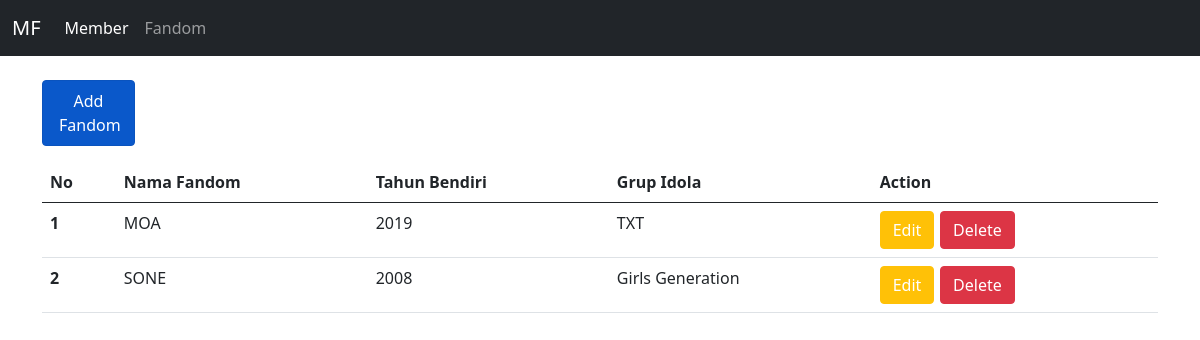
The page /source_code/fandom.php on the database its author committed.
### tables this page shows
CREATE TABLE `fandom` (
  `id_fandom` int(11) NOT NULL,
  `nama_fandom` varchar(255) NOT NULL,
  `tahun_dibentuk` varchar(5) NOT NULL,
  `grup_idola` varchar(255) NOT NULL
);

### source_code/controllers/Fandom.controller.php (called while the page is built, shortened)
<?php
include_once("views/Fandom.view.php");
class FandomController {
  private $fandom;
  function __construct(){
    $this->fandom = new Fandom(Conf::$db_host, Conf::$db_user, Conf::$db_pass, Conf::$db_name);
  }
  public function index() {
    $this->fandom->open();
    $this->fandom->getFandom();
    $data = array();
    while($row = $this->fandom->getResult()){
      array_push($data, $row);
    }
    $view = new FandomView();
    $view->render($data);
  }
}

### source_code/fandom.php (called while the page is built, shortened)
<?php
include_once("models/DB.class.php");
include_once("controllers/Fandom.controller.php");
$fandom = new FandomController();
$fandom->index();

### source_code/models/DB.class.php (called while the page is built, shortened)
<?php
class DB
{
    var $db_host = "";
    var $db_user = "";
    var $db_pass = "";
    var $db_name = "";
    var $db_link = "";
    function __construct($db_host, $db_user, $db_pass, $db_name)
    {
        $this->db_host = $db_host;
        $this->db_user = $db_user;
        $this->db_pass = $db_pass;
        $this->db_name = $db_name;
    }
    function open()
    {
        $this->db_link = mysqli_connect($this->db_host, $this->db_user, $this->db_pass, $this->db_name);
    }
    function execute($query)
    {
        $this->result = mysqli_query($this->db_link, $query);
        return $this->result;
    }
}
?>

### source_code/models/Fandom.class.php (called while the page is built, shortened)
<?php
class Fandom extends DB
{
    function getFandom()
    {
        $query = "SELECT * FROM fandom";
        return $this->execute($query);
    }
}

### source_code/views/Fandom.view.php (the view, shortened to what this page needs)
<?php
class FandomView
{
    public function render($data)
    {
        $dataFandom = null;
        $no = 0;
        $header = "<tr>
            <th> No </th>
            <th> Nama Fandom </th>
            <th> Tahun Bendiri </th>
            <th> Grup Idola </th>
            <th> Action </th>
            </tr>";
        foreach ($data as $val) {
            $dataFandom .=
                '<tr>
            <th scope="row">' . ++$no . '</th>
            <td>' . $val['nama_fandom'] . '</td>
            <td>' . $val['tahun_dibentuk'] . '</td>
            <td>' . $val['grup_idola'] . '</td>
            <td style="font-size: 22px;">
            <a href="formFandom.php?id=' . $val['id_fandom'] . '"><button type="button" class="btn btn-warning text-white">Edit</button></a>
            <a href="fandom.php?hapus=' . $val['id_fandom'] . '"><button type="button" class="btn btn-danger">Delete</button></a>
            </td>
            </tr>';
        }
    }
}

### rows shown on the page
fandom: nama_fandom "MOA", tahun_dibentuk "2019", grup_idola "TXT"
fandom: nama_fandom "SONE", tahun_dibentuk "2008", grup_idola "Girls Generation"

### other values the page prints
$this->content "MF Member Fandom Add Fandom"
